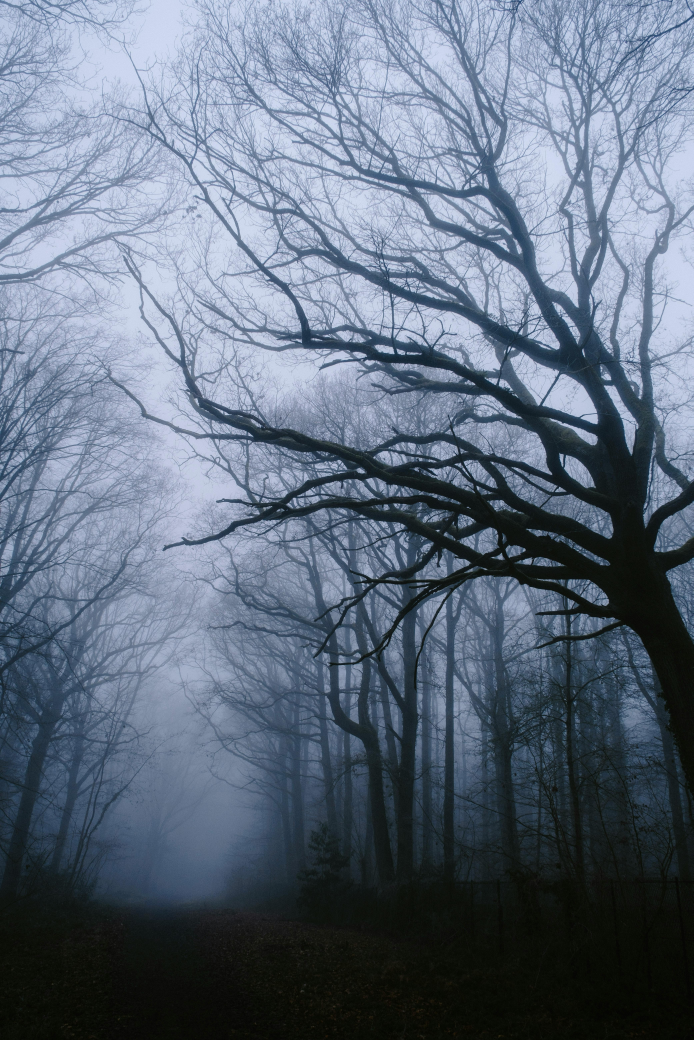
#> input picture assets/bg/auto_bg.jpg, 4160 x 6240 px (shown at 1/6 size)
$ python -i fetch_assets.py   (imports and definitions only)
#> lines starting #> are read from the running program, lines starting #| are printed output that depends on the picture
# -*- coding: utf-8 -*-
import os, re, json, time, math, hashlib, argparse, pathlib, random, logging
from urllib.parse import quote_plus
import requests
from PIL import Image
from io import BytesIO

TIMEOUT = 20
HEADERS = {"User-Agent": "Dark&Strange/1.0"}
LOG = logging.getLogger("fetch_assets")
# [2 lines not run here, left out]
STOP = set("""
a an the and or of on in to from for with by at as is are was were be being been
this that those these it its they them he she we you i not no yes do did done
over under between into onto out up down left right near far old new one two three four five
""".split())

def sha1(b: bytes) -> str: return hashlib.sha1(b).hexdigest()
def ensure_dir(p): pathlib.Path(p).mkdir(parents=True, exist_ok=True)

# [96 lines left out: functions keywords_from_script, _get, _get_with_retries, _cache_get, _cache_set, fetch_pexels_photos and 1 more, not called in this run]

def fetch_pixabay(q, key, per_page=8):
    # Deprecated: kept for backward compat. Prefer fetch_pixabay_images or fetch_pixabay_videos
    return fetch_pixabay_images(q, key, per_page=per_page)


# [192 lines left out: functions _select_pixabay_image_url, fetch_pixabay_images, fetch_pixabay_videos, _score_item, combined_search, fetch_commons and 1 more, not called in this run]

def vertical_crop_if_needed(path, min_w=1080, min_h=1920):
#> called with path = '../assets/bg/auto_bg.jpg', min_w = 1080, min_h = 1920
    if path.lower().endswith((".mp4",".mov",".mkv",".webm",".m4v")): return
    im = Image.open(path).convert("RGB")
#> im is the input picture: PIL image 4160x6240 RGB; mean R, G, B 98.1, 110.7, 127.6
    w,h = im.size
#> w = 4160; h = 6240
    scale = max(min_h / h, min_w / w, 1.0)
#> scale = 1
    nw, nh = int(w*scale), int(h*scale)
#> nw = 4160; nh = 6240
    im = im.resize((nw, nh), Image.LANCZOS)
    left = max(0, (nw - min_w)//2); top = max(0, (nh - min_h)//2)
#> after `left = max(0, (nw - min_w) // 2)`: left = 1540
#> after `top = max(0, (nh - min_h) // 2)`: top = 2160
    im = im.crop((left, top, left+min_w, top+min_h))
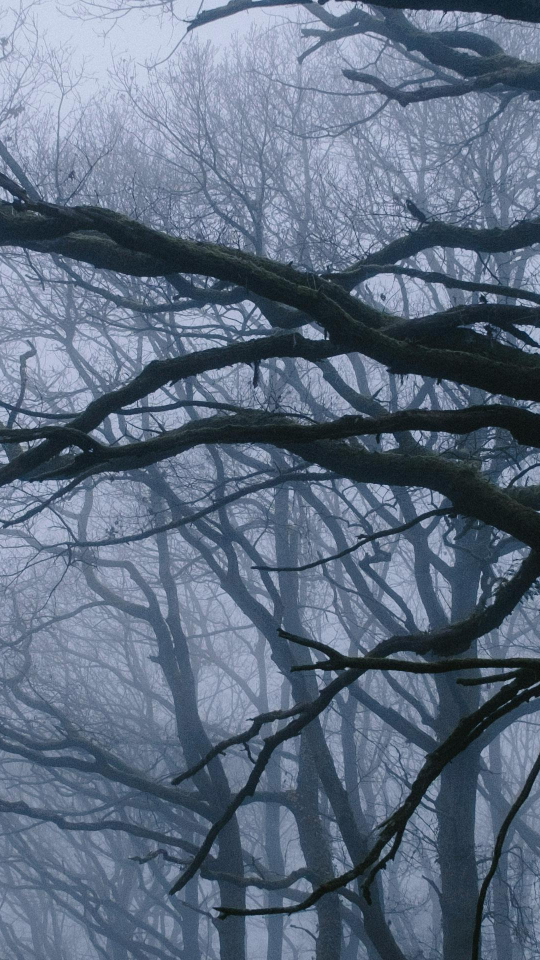
#> im: PIL image 1080x1920 RGB (shown at 1/2 size); mean R, G, B 94.4, 109.1, 129.2
    im.save(path, quality=95, subsampling=2)

# [69 lines left out: function fetch_assets, not called in this run]

# [9 lines not run here, left out]

>>> result = vertical_crop_if_needed('../assets/bg/auto_bg.jpg')
